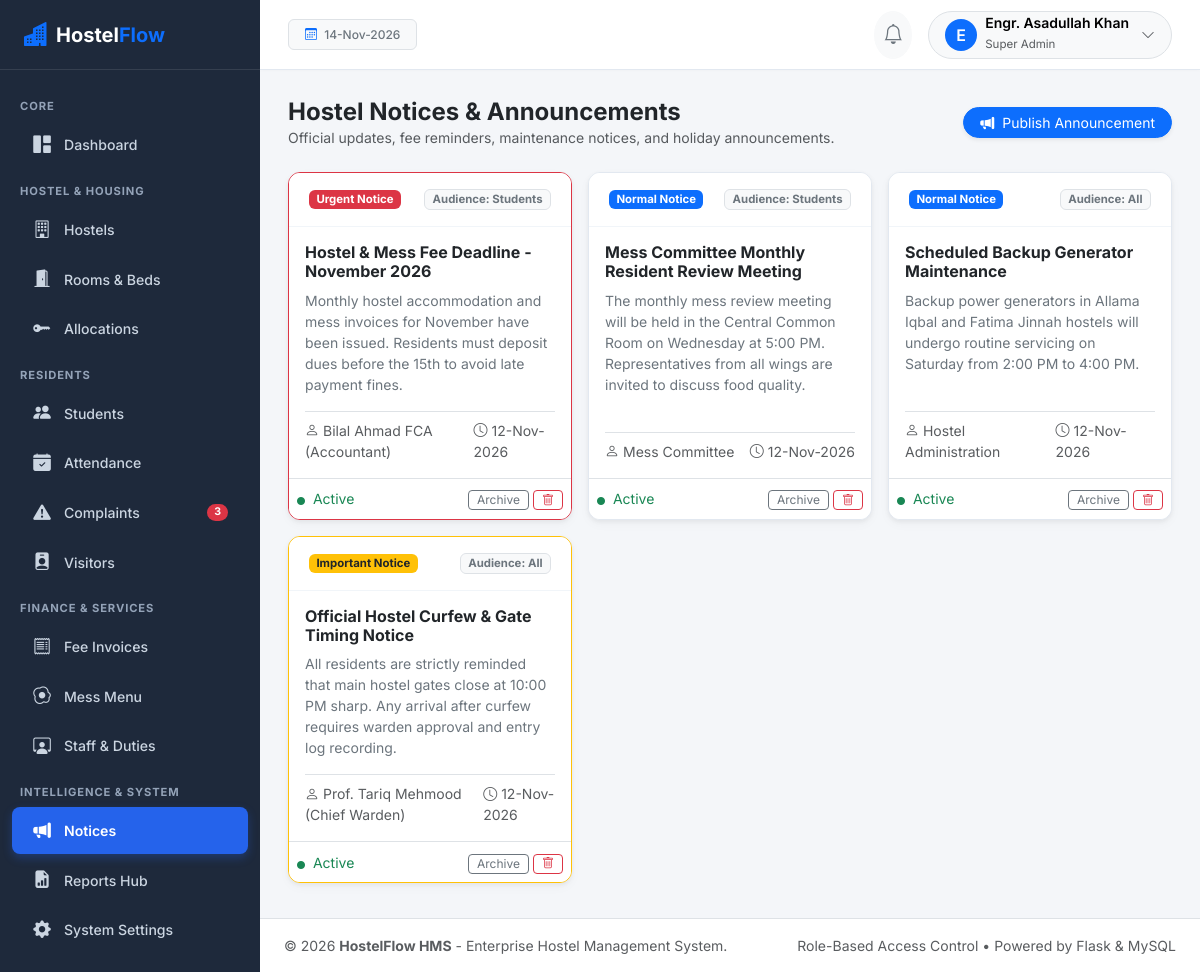
The app's page /announcements/ (signed in) with its own data.
### app/models/user.py (models this page shows, shortened)
class User(UserMixin, TimestampMixin, db.Model):
    __tablename__ = 'users'
    id = db.Column(db.Integer, primary_key=True)
    username = db.Column(db.String(80), unique=True, nullable=False, index=True)
    email = db.Column(db.String(120), unique=True, nullable=False, index=True)
    password_hash = db.Column(db.String(255), nullable=False)
    full_name = db.Column(db.String(120), nullable=False)
    avatar = db.Column(db.String(255), default='default_avatar.png')
    is_active = db.Column(db.Boolean, default=True, nullable=False)
    last_login = db.Column(db.DateTime)
    role_id = db.Column(db.Integer, db.ForeignKey('roles.id'), nullable=False)
    role = db.relationship('Role', back_populates='users')
    student_profile = db.relationship('Student', back_populates='user', uselist=False)
    employee_profile = db.relationship('Employee', back_populates='user', uselist=False)
    notifications = db.relationship('Notification', back_populates='user', lazy='dynamic', cascade='all, delete-orphan')
    audit_logs = db.relationship('AuditLog', back_populates='user', lazy='dynamic')
    def has_role(self, role_name):
        return self.role is not None and self.role.name.lower() == role_name.lower()
    @property
    def is_super_admin(self):
        return self.has_role('Super Admin')
    @property
    def is_student(self):
        return self.has_role('Student')
    @property
    def is_staff(self):
        return self.has_role('Staff')

class Role(db.Model):
    __tablename__ = 'roles'
    id = db.Column(db.Integer, primary_key=True)
    name = db.Column(db.String(50), unique=True, nullable=False)
    description = db.Column(db.String(255))
    users = db.relationship('User', back_populates='role', lazy='dynamic')

### app/models/communication.py (models this page shows, shortened)
class Announcement(TimestampMixin, db.Model):
    __tablename__ = 'announcements'
    id = db.Column(db.Integer, primary_key=True)
    title = db.Column(db.String(180), nullable=False)
    content = db.Column(db.Text, nullable=False)
    target_audience = db.Column(db.String(50), default='All')  # All, Students, Staff, Wardens
    priority = db.Column(db.String(20), default='Normal')  # Normal, Important, Urgent
    author_name = db.Column(db.String(100), default='Hostel Administration')
    is_active = db.Column(db.Boolean, default=True)
    expires_at = db.Column(db.Date)

### app/routes/announcements.py (the view)
@announcements_bp.route('/')
@login_required
def list_announcements():
    query = Announcement.query
    if current_user.is_student:
        query = query.filter(
            Announcement.is_active == True,
            Announcement.target_audience.in_(['All', 'Students'])
        )
    elif current_user.is_staff:
        query = query.filter(
            Announcement.is_active == True,
            Announcement.target_audience.in_(['All', 'Staff'])
        )
    announcements = query.order_by(Announcement.priority.desc(), Announcement.created_at.desc()).all()
    return render_template('announcements/list.html', announcements=announcements)

### app/__init__.py (called while the page is built)
@login_manager.user_loader
def load_user(user_id):
    return User.query.get(int(user_id))

### app/templates/announcements/list.html (shortened to what this page needs)
{% extends "base.html" %}
{% block content %}
<div class="d-flex flex-column flex-md-row justify-content-between align-items-md-center gap-2 mb-4">
  <div>
    <h4 class="fw-bold mb-0 text-dark">Hostel Notices & Announcements</h4>
    <p class="text-muted small mb-0">Official updates, fee reminders, maintenance notices, and holiday announcements.</p>
  </div>
  {% if not current_user.is_student and not current_user.is_staff %}
    <a href="{{ url_for('announcements.create_announcement') }}" class="btn btn-primary btn-sm rounded-pill px-3 shadow-sm">
      <i class="bi bi-megaphone-fill me-1"></i> Publish Announcement
    </a>
  {% endif %}
</div>
<div class="row g-3">
  {% for a in announcements %}
    <div class="col-md-6 col-lg-4">
      <div class="card card-saas h-100 {% if a.priority == 'Urgent' %}border-danger{% elif a.priority == 'Important' %}border-warning{% endif %}">
        <div class="card-header d-flex justify-content-between align-items-center">
          <span class="badge {% if a.priority == 'Urgent' %}bg-danger{% elif a.priority == 'Important' %}bg-warning text-dark{% else %}bg-primary{% endif %}">
            {{ a.priority }} Notice
          </span>
          <span class="badge bg-light text-secondary border">Audience: {{ a.target_audience }}</span>
        </div>
        <div class="card-body p-3 d-flex flex-column justify-content-between">
          <div>
            <h6 class="fw-bold text-dark mb-2">{{ a.title }}</h6>
            <p class="small text-secondary leading-relaxed mb-3">{{ a.content }}</p>
          </div>
          <div class="pt-2 border-top d-flex justify-content-between align-items-center small text-muted">
            <span><i class="bi bi-person me-1"></i>{{ a.author_name }}</span>
            <span><i class="bi bi-clock me-1"></i>{{ a.created_at|date_format }}</span>
          </div>
        </div>
        {% if not current_user.is_student and not current_user.is_staff %}
          <div class="card-footer bg-white border-top p-2 d-flex justify-content-between align-items-center">
            <span class="small {% if a.is_active %}text-success{% else %}text-muted{% endif %}">
              <i class="bi bi-circle-fill me-1" style="font-size: 0.5rem;"></i>
              {{ 'Active' if a.is_active else 'Archived' }}
            </span>
            <div class="d-flex gap-1">
              <form method="POST" action="{{ url_for('announcements.toggle_announcement', announcement_id=a.id) }}">
                <button type="submit" class="btn btn-outline-secondary btn-sm py-0 px-2" style="font-size: 0.75rem;">
                  {{ 'Archive' if a.is_active else 'Activate' }}
                </button>
              </form>
              <form method="POST" action="{{ url_for('announcements.delete_announcement', announcement_id=a.id) }}" onsubmit="return confirm('Permanently delete announcement?');">
                <button type="submit" class="btn btn-outline-danger btn-sm py-0 px-2" style="font-size: 0.75rem;">
                  <i class="bi bi-trash"></i>
                </button>
              </form>
            </div>
          </div>
        {% endif %}
      </div>
    </div>
  {% endfor %}
</div>
{% endblock %}

### app/templates/base.html (shortened to what this page needs)
<!DOCTYPE html>
<html lang="en">
<head>
  <link href="https://cdn.jsdelivr.net/npm/bootstrap@5.3.3/dist/css/bootstrap.min.css" rel="stylesheet">
  <link rel="stylesheet" href="https://cdn.jsdelivr.net/npm/bootstrap-icons@1.11.3/font/bootstrap-icons.min.css">
  <link rel="stylesheet" href="{{ url_for('static', filename='css/style.css') }}">
</head>
<body>
<div class="d-flex" id="wrapper">
  <div id="sidebar-wrapper">
    <div class="sidebar-brand">
      <i class="bi bi-buildings-fill text-primary me-2 fs-4"></i>
      <span>Hostel<span class="text-primary">Flow</span></span>
    </div>
    <div class="py-3">
      {% if current_user.is_authenticated and not current_user.is_student and not current_user.is_staff %}
        <div class="sidebar-heading">Core</div>
        <a href="{{ url_for('dashboard.index') }}" class="nav-link-custom {% if request.endpoint and request.endpoint == 'dashboard.index' %}active{% endif %}">
          <i class="bi bi-grid-1x2-fill"></i> Dashboard
        </a>
        <div class="sidebar-heading">Hostel & Housing</div>
        <a href="{{ url_for('hostels.list_hostels') }}" class="nav-link-custom {% if request.endpoint and 'hostels' in request.endpoint %}active{% endif %}">
          <i class="bi bi-building"></i> Hostels
        </a>
        <a href="{{ url_for('rooms.list_rooms') }}" class="nav-link-custom {% if request.endpoint and 'rooms' in request.endpoint %}active{% endif %}">
          <i class="bi bi-door-open-fill"></i> Rooms & Beds
        </a>
        <a href="{{ url_for('allocations.list_allocations') }}" class="nav-link-custom {% if request.endpoint and 'allocations' in request.endpoint %}active{% endif %}">
          <i class="bi bi-key-fill"></i> Allocations
        </a>
        <div class="sidebar-heading">Residents</div>
        <a href="{{ url_for('students.list_students') }}" class="nav-link-custom {% if request.endpoint and 'students' in request.endpoint %}active{% endif %}">
          <i class="bi bi-people-fill"></i> Students
        </a>
        <a href="{{ url_for('attendance.index') }}" class="nav-link-custom {% if request.endpoint and 'attendance' in request.endpoint %}active{% endif %}">
          <i class="bi bi-calendar-check-fill"></i> Attendance
        </a>
        <a href="{{ url_for('complaints.list_complaints') }}" class="nav-link-custom {% if request.endpoint and 'complaints' in request.endpoint %}active{% endif %}">
          <i class="bi bi-exclamation-triangle-fill"></i> Complaints
          {% if pending_complaints_count > 0 %}
            <span class="badge bg-danger rounded-pill ms-auto">{{ pending_complaints_count }}</span>
          {% endif %}
        </a>
        <a href="{{ url_for('visitors.list_visitors') }}" class="nav-link-custom {% if request.endpoint and 'visitors' in request.endpoint %}active{% endif %}">
          <i class="bi bi-person-badge-fill"></i> Visitors
        </a>
        <div class="sidebar-heading">Finance & Services</div>
        <a href="{{ url_for('fees.list_invoices') }}" class="nav-link-custom {% if request.endpoint and 'fees' in request.endpoint %}active{% endif %}">
          <i class="bi bi-receipt"></i> Fee Invoices
        </a>
        <a href="{{ url_for('mess.weekly_menu') }}" class="nav-link-custom {% if request.endpoint and 'mess' in request.endpoint %}active{% endif %}">
          <i class="bi bi-egg-fried"></i> Mess Menu
        </a>
        <a href="{{ url_for('staff.list_employees') }}" class="nav-link-custom {% if request.endpoint and 'staff' in request.endpoint %}active{% endif %}">
          <i class="bi bi-person-workspace"></i> Staff & Duties
        </a>
        <div class="sidebar-heading">Intelligence & System</div>
        <a href="{{ url_for('announcements.list_announcements') }}" class="nav-link-custom {% if request.endpoint and 'announcements' in request.endpoint %}active{% endif %}">
          <i class="bi bi-megaphone-fill"></i> Notices
        </a>
        <a href="{{ url_for('reports.index') }}" class="nav-link-custom {% if request.endpoint and 'reports' in request.endpoint %}active{% endif %}">
          <i class="bi bi-file-earmark-bar-graph-fill"></i> Reports Hub
        </a>
        {% if current_user.is_super_admin %}
          <a href="{{ url_for('settings.general_settings') }}" class="nav-link-custom {% if request.endpoint and 'settings' in request.endpoint %}active{% endif %}">
            <i class="bi bi-gear-fill"></i> System Settings
          </a>
        {% endif %}
      {% endif %}
    </div>
  </div>
  <div id="page-content-wrapper">
    <nav class="navbar top-navbar d-flex align-items-center justify-content-between">
      <div class="d-flex align-items-center gap-3">
        <span class="badge bg-light text-secondary border px-3 py-2 fw-medium">
          <i class="bi bi-calendar3 me-1 text-primary"></i>
          {{ today_date|date_format }}
        </span>
      </div>
      <div class="d-flex align-items-center gap-3">
        <div class="dropdown">
          <button class="btn btn-light position-relative rounded-circle p-2" type="button" data-bs-toggle="dropdown" aria-expanded="false">
            <i class="bi bi-bell fs-5 text-secondary"></i>
          </button>
        </div>
        <div class="dropdown">
          <button class="btn btn-light rounded-pill border d-flex align-items-center gap-2 py-1 px-3" type="button" data-bs-toggle="dropdown" aria-expanded="false">
            <div class="rounded-circle bg-primary text-white d-flex align-items-center justify-content-center" style="width: 32px; height: 32px; font-weight: 600;">
              {{ current_user.full_name[:1] if current_user.is_authenticated else 'U' }}
            </div>
            <div class="text-start d-none d-sm-block">
              <div class="fw-semibold small lh-1">{{ current_user.full_name if current_user.is_authenticated else 'User' }}</div>
              <small class="text-muted" style="font-size: 0.72rem;">{{ current_user.role.name if current_user.is_authenticated and current_user.role else 'Guest' }}</small>
            </div>
            <i class="bi bi-chevron-down text-muted small ms-1"></i>
          </button>
        </div>
      </div>
    </nav>
    <main class="main-body">
      {% block content %}{% endblock %}
    </main>
    <footer class="bg-white border-top py-3 px-4 text-center text-muted small no-print">
      <div class="d-flex flex-column flex-sm-row justify-content-between align-items-center">
        <span>&copy; {{ 2026 }} <strong>HostelFlow HMS</strong> - Enterprise Hostel Management System.</span>
        <span class="mt-1 mt-sm-0">Role-Based Access Control &bull; Powered by Flask & MySQL</span>
      </div>
    </footer>
  </div>
</div>
</body>
</html>

### app/static/css/style.css (style rules this page uses)
:root { --primary-color: #0d6efd; --primary-dark: #0a58ca; --primary-light: #e7f1ff; --secondary-color: #495057; --success-color: #198754; --danger-color: #dc3545; --warning-color: #ffc107; --info-color: #0dcaf0; --body-bg: #f4f6f9; --sidebar-bg: #1e293b; --sidebar-hover: #334155; --sidebar-active: #2563eb; --card-shadow: 0 0.125rem 0.25rem rgba(0, 0, 0, 0.05), 0 0.25rem 0.75rem rgba(0, 0, 0, 0.03); --card-border-radius: 0.75rem; }
body { font-family: 'Inter', -apple-system, BlinkMacSystemFont, "Segoe UI", Roboto, "Helvetica Neue", Arial, sans-serif; background-color: var(--body-bg); color: #334155; min-height: 100vh; }
#sidebar-wrapper { min-height: 100vh; width: 260px; background-color: var(--sidebar-bg); color: #e2e8f0; transition: all 0.3s ease; z-index: 1000; }
#sidebar-wrapper .sidebar-brand { height: 70px; display: flex; align-items: center; padding: 0 1.5rem; font-size: 1.25rem; font-weight: 700; color: #ffffff; border-bottom: 1px solid rgba(255, 255, 255, 0.1); }
.sidebar-heading { padding: 0.75rem 1.25rem 0.25rem; font-size: 0.7rem; text-transform: uppercase; font-weight: 700; letter-spacing: 0.08em; color: #94a3b8; }
.nav-link-custom { display: flex; align-items: center; gap: 0.75rem; padding: 0.65rem 1.25rem; color: #cbd5e1; text-decoration: none; font-size: 0.88rem; font-weight: 500; border-radius: 0.5rem; margin: 0.15rem 0.75rem; transition: all 0.2s ease; }
.nav-link-custom.active { background-color: var(--sidebar-active); color: #ffffff; font-weight: 600; box-shadow: 0 4px 10px rgba(37, 99, 235, 0.3); }
.nav-link-custom i { font-size: 1.1rem; width: 20px; text-align: center; }
#page-content-wrapper { flex: 1; min-width: 0; display: flex; flex-direction: column; }
.top-navbar { height: 70px; background-color: #ffffff; border-bottom: 1px solid #e2e8f0; padding: 0 1.75rem; box-shadow: 0 1px 3px rgba(0, 0, 0, 0.02); }
.main-body { padding: 1.75rem; flex: 1; }
.card-saas { background: #ffffff; border-radius: var(--card-border-radius); border: 1px solid #e2e8f0; box-shadow: var(--card-shadow); overflow: hidden; }
.card-saas .card-header { background: #ffffff; border-bottom: 1px solid #f1f5f9; padding: 1rem 1.25rem; font-weight: 600; font-size: 0.95rem; display: flex; align-items: center; justify-content: space-between; }

### records on screen
User: is_active+full_name "E", is_active+full_name "Engr. Asadullah Khan", role "Super Admin"
Announcement: priority "Urgent", target_audience "Students", title "Hostel & Mess Fee Deadline - November 2026", content "Monthly hostel accommodation and mess invoices for November have been issued. Residents must deposit dues before the 15th to avoid late payment fines.", author_name "Bilal Ahmad FCA (Accountant)", created_at "12-Nov-2026", is_active "Active", is_active "Archive"
Announcement: priority "Normal", target_audience "Students", title "Mess Committee Monthly Resident Review Meeting", content "The monthly mess review meeting will be held in the Central Common Room on Wednesday at 5:00 PM. Representatives from all wings are invited to discuss food quality.", author_name "Mess Committee", created_at "12-Nov-2026", is_active "Active", is_active "Archive"
Announcement: priority "Normal", target_audience "All", title "Scheduled Backup Generator Maintenance", content "Backup power generators in Allama Iqbal and Fatima Jinnah hostels will undergo routine servicing on Saturday from 2:00 PM to 4:00 PM.", author_name "Hostel Administration", created_at "12-Nov-2026", is_active "Active", is_active "Archive"
Announcement: priority "Important", target_audience "All", title "Official Hostel Curfew & Gate Timing Notice", content "All residents are strictly reminded that main hostel gates close at 10:00 PM sharp. Any arrival after curfew requires warden approval and entry log recording.", author_name "Prof. Tariq Mehmood (Chief Warden)", created_at "12-Nov-2026", is_active "Active", is_active "Archive"

### other values on screen
{{ pending_complaints_count }} "3"
{{ 2026 }} "2026"
